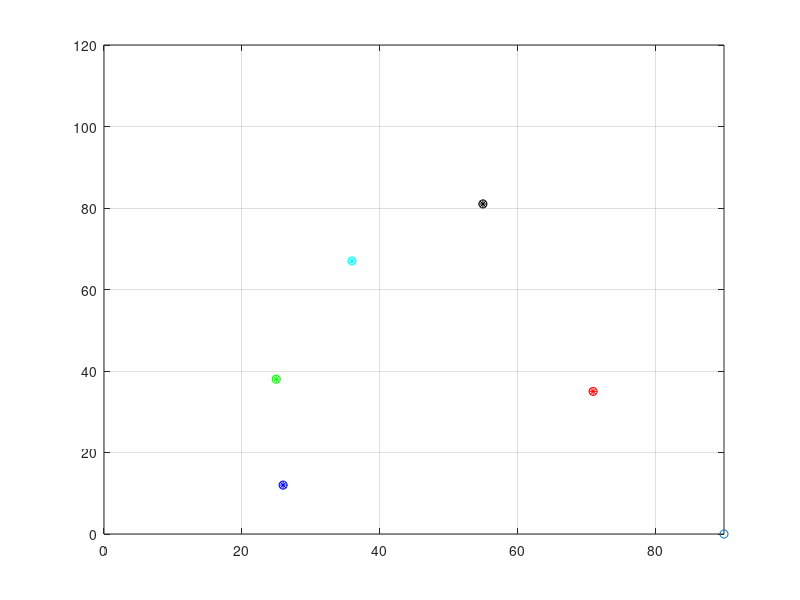

This chart was generated by the following MATLAB code:
clc;
clear;

%VICTIMS COORD
victims_y = randi(120, 5, 1);
victims_x = randi(90, 5, 1);
victims_coord = [victims_x victims_y];
evac = randi(2);


%SORT VICTIMS BY Y (SMALLEST TO LARGEST)
for startIndex=1:5

    smallestIndex = startIndex;

    for currentIndex=startIndex+1:5
        if victims_coord(currentIndex, 2) < victims_coord(smallestIndex, 2)
            smallestIndex = currentIndex;
        end
    end
    holder = victims_coord(startIndex, 1:2);
    victims_coord(startIndex, 1:2) = victims_coord(smallestIndex, 1:2);
    victims_coord(smallestIndex, 1:2) = holder;


end



d = [0 0 0 0 0];

theta = [0 0 0 0 0];
thetaMoved = [0 0 0 0 0];
robot_coord = [90 0];
des_coord_x = [0 0 0 0 0];
des_coord_y = [0 0 0 0 0];

for i=1:5
    switch(i)
        case 1
           a = robot_coord(1) - victims_coord(1, 1);
           b = victims_coord(1, 2) - robot_coord(2);
           theta(1) = atan(a/b);
           thetaMoved(1) = theta(1);

           d(1) = sqrt((a^2 + b^2));
           des_coord_x(1) = robot_coord(1) - d(1) * sin(theta(1));
           des_coord_y(1) = robot_coord(2) + d(1) * cos(theta(1));
           robot_coord = victims_coord(1, 1:2);
        case 2
           a = robot_coord(1) - victims_coord(2, 1);
           b = victims_coord(2, 2) - robot_coord(2);
           theta(2) = atan(a/b);
           thetaMoved(2) = theta(2) - theta(1);

           d(2) = sqrt((a^2 + b^2));
           des_coord_x(2) = robot_coord(1) - d(2) * sin(theta(2));
           des_coord_y(2) = robot_coord(2) + d(2) * cos(theta(2));
           robot_coord = victims_coord(2, 1:2);

        case 3
           a = robot_coord(1) - victims_coord(3, 1);
           b = victims_coord(3, 2) - robot_coord(2);
           theta(3) = atan(a/b);
           thetaMoved(3) = theta(3) - theta(2);

           d(3) = sqrt((a^2 + b^2));
           des_coord_x(3) = robot_coord(1) - d(3) * sin(theta(3));
           des_coord_y(3) = robot_coord(2) + d(3) * cos(theta(3));
           robot_coord = victims_coord(3, 1:2);

        case 4
           a = robot_coord(1) - victims_coord(4, 1);
           b = victims_coord(4, 2) - robot_coord(2);
           theta(4) = atan(a/b);
           thetaMoved(4) = theta(4) - theta(3);

           d(4) = sqrt((a^2 + b^2));
           des_coord_x(4) = robot_coord(1) - d(4) * sin(theta(4));
           des_coord_y(4) = robot_coord(2) + d(4) * cos(theta(4));
           robot_coord = victims_coord(4, 1:2);

        case 5
           a = robot_coord(1) - victims_coord(5, 1);
           b = victims_coord(5, 2) - robot_coord(2);
           theta(5) = atan(a/b);
           thetaMoved(5) = theta(5) - theta(4);

           d(5) = sqrt((a^2 + b^2));
           des_coord_x(5) = robot_coord(1) - d(5) * sin(theta(5));
           des_coord_y(5) = robot_coord(2) + d(5) * cos(theta(5));
           robot_coord = victims_coord(5, 1:2);

    end

end

for i=1:5
theta(i) = (theta(i)*180)/pi;
end

for i=1:5
thetaMoved(i) = (thetaMoved(i)*180)/pi;
end

des_coord= [des_coord_x' des_coord_y'];

plot(victims_coord(1, 1), victims_coord(1, 2), 'b*');
hold on;
grid on;
plot(90, 0, 'o');
plot(victims_coord(2, 1), victims_coord(2, 2), 'r*');
plot(victims_coord(3, 1), victims_coord(3, 2), 'g*');
plot(victims_coord(4, 1), victims_coord(4, 2), 'c*');
plot(victims_coord(5, 1), victims_coord(5, 2), 'k*');

plot(des_coord(1, 1), des_coord(1, 2), 'bo');
plot(des_coord(2, 1), des_coord(2, 2), 'ro');
plot(des_coord(3, 1), des_coord(3, 2), 'go');
plot(des_coord(4, 1), des_coord(4, 2), 'co');
plot(des_coord(5, 1), des_coord(5, 2), 'ko');
% plot(victims_coord(1:5,1), victims_coord(1:5, 2));
hold off;
xlim([0 90]);
ylim([0 120]);
